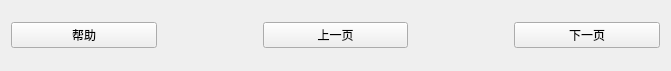
  <widget class="QWidget" name="horizontalLayoutWidget_9">
   <property name="geometry">
    <rect>
     <x>21</x>
     <y>1179</y>
     <width>671</width>
     <height>71</height>
    </rect>
   </property>
   <layout class="QHBoxLayout" name="horizontalLayout_9">
    <item>
     <widget class="QPushButton" name="pushButton_Help">
      <property name="focusPolicy">
       <enum>Qt::NoFocus</enum>
      </property>
      <property name="styleSheet">
       <string notr="true">font: 20pt &quot;Ubuntu&quot;;</string>
      </property>
      <property name="text">
       <string>帮助</string>
      </property>
     </widget>
    </item>
    <item>
     <spacer name="horizontalSpacer_5">
      <property name="orientation">
       <enum>Qt::Horizontal</enum>
      </property>
      <property name="sizeType">
       <enum>QSizePolicy::Fixed</enum>
      </property>
      <property name="sizeHint" stdset="0">
       <size>
        <width>100</width>
        <height>20</height>
       </size>
      </property>
     </spacer>
    </item>
    <item>
     <widget class="QPushButton" name="pushButton_Last_page">
      <property name="focusPolicy">
       <enum>Qt::NoFocus</enum>
      </property>
      <property name="styleSheet">
       <string notr="true">font: 20pt &quot;Ubuntu&quot;;</string>
      </property>
      <property name="text">
       <string>上一页</string>
      </property>
     </widget>
    </item>
    <item>
     <spacer name="horizontalSpacer_6">
      <property name="orientation">
       <enum>Qt::Horizontal</enum>
      </property>
      <property name="sizeType">
       <enum>QSizePolicy::Fixed</enum>
      </property>
      <property name="sizeHint" stdset="0">
       <size>
        <width>100</width>
        <height>20</height>
       </size>
      </property>
     </spacer>
    </item>
    <item>
     <widget class="QPushButton" name="pushButton_Next_page">
      <property name="focusPolicy">
       <enum>Qt::NoFocus</enum>
      </property>
      <property name="styleSheet">
       <string notr="true">font: 20pt &quot;Ubuntu&quot;;</string>
      </property>
      <property name="text">
       <string>下一页</string>
      </property>
     </widget>
    </item>
   </layout>
  </widget>
